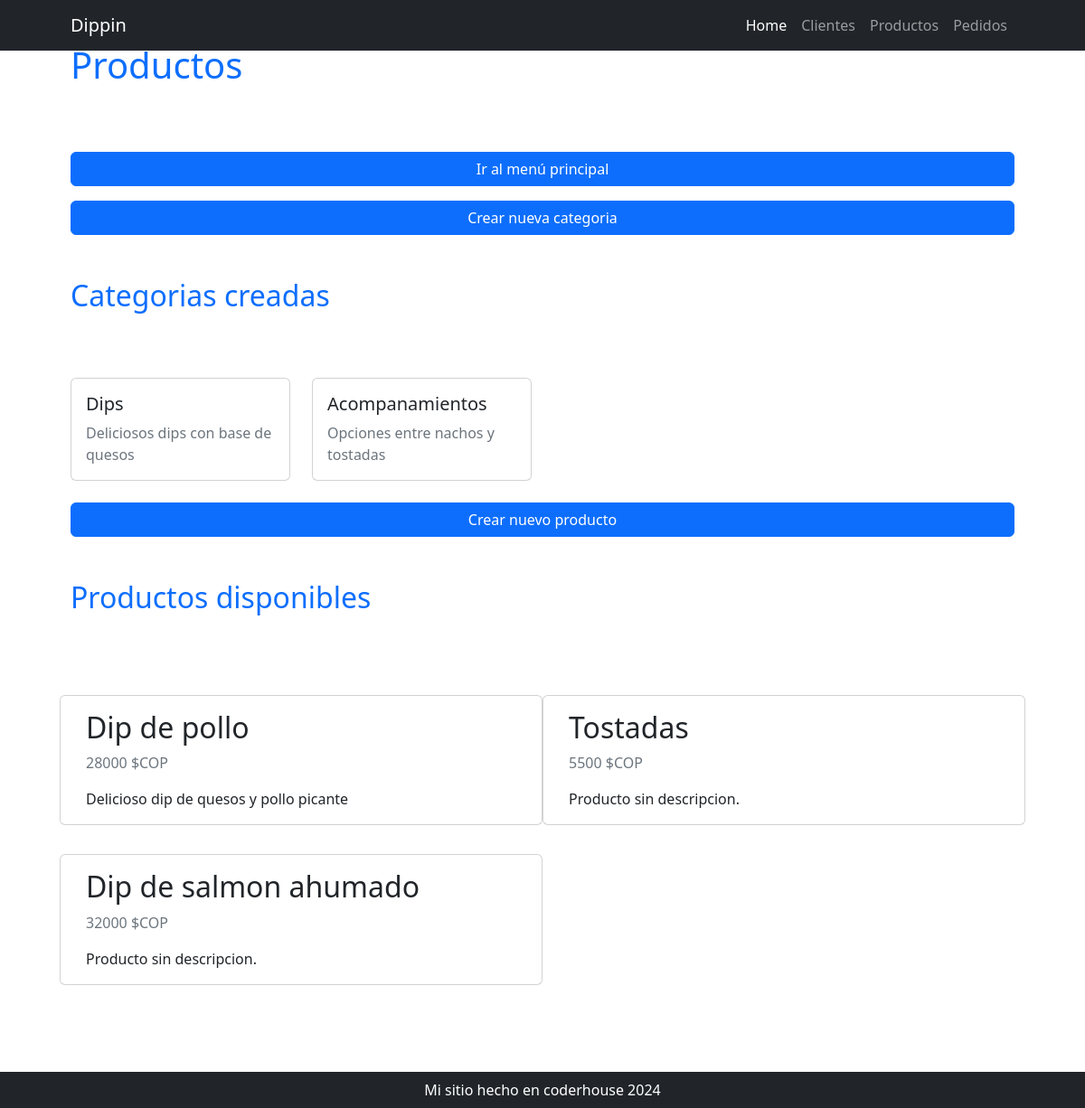
Page /producto/home/ on the earlier database version.
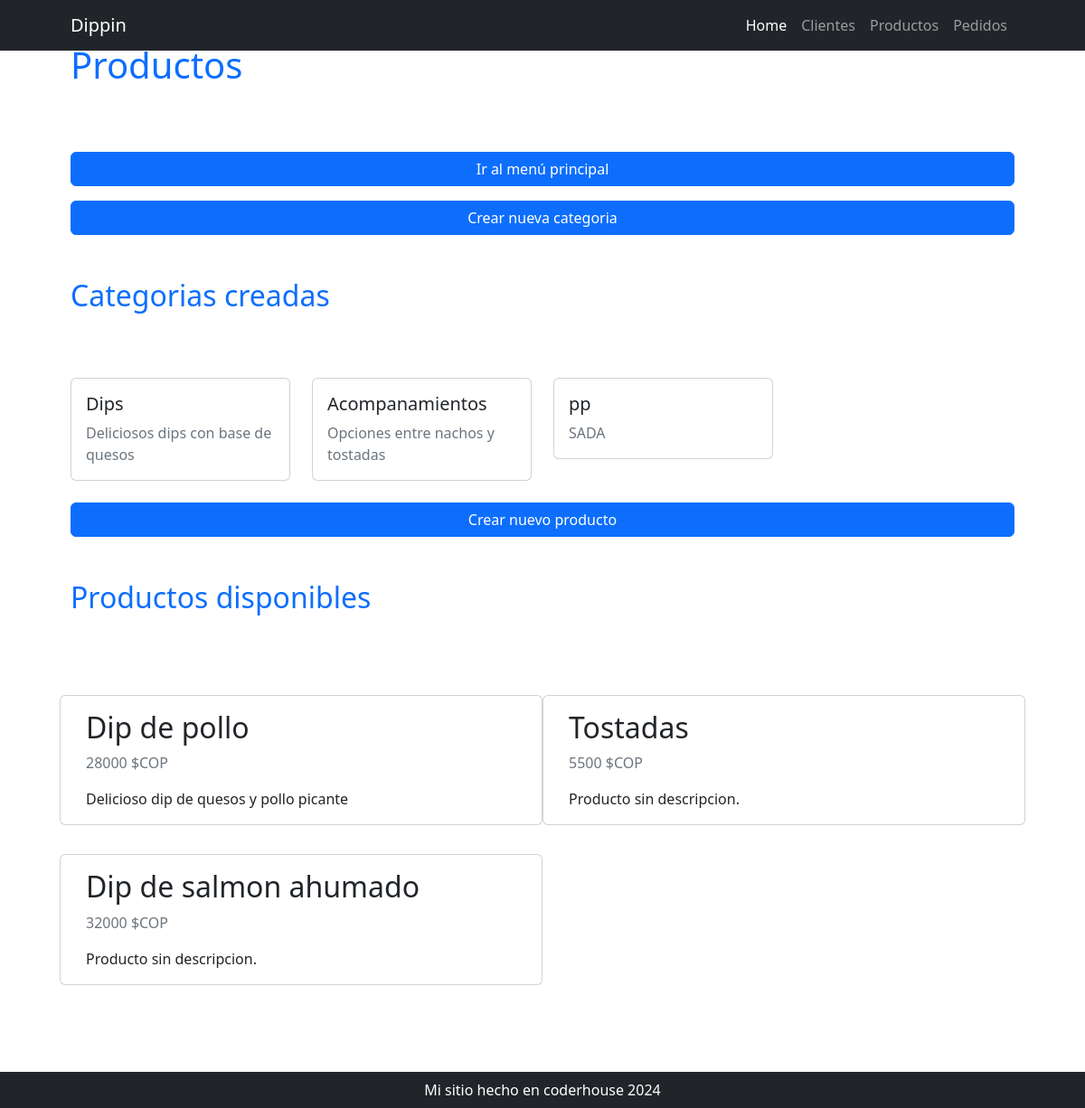
Same page on the later database version.
### producto/models.py (models this page shows, shortened)
class ProductoCategoria(models.Model):
    nombre = models.CharField(max_length=200, unique=True)
    descripcion = models.CharField(max_length=250, null=True, blank = True, verbose_name="descripcion")
    class Meta:
        verbose_name="categoria de productos"
        verbose_name_plural="categorias de productos"

class Producto(models.Model):
    nombre = models.CharField(max_length=200, unique=True)
    descripcion = models.CharField(max_length=250, null=True, blank = True, verbose_name="descripcion")
    precio = models.PositiveIntegerField()
    class Meta:
        verbose_name="producto"
        verbose_name_plural="productos"

### producto/views.py (the view)
# urls.py: path("home/", views.home, name="home"),
def home(request):
    consulta_categorias = models.ProductoCategoria.objects.all()
    consulta_productos = models.Producto.objects.all()
    context = {"categorias":consulta_categorias, "productos":consulta_productos}
    return render(request, "producto/index.html", context)

### producto/templates/producto/index.html
{% extends 'core/base.html' %}
{% block titulo %}
{% include 'core/components/titulo1.html' with titulo="Productos" %}
{% endblock titulo %}
{% block contenido %}
<div class="d-flex flex-column">
    <a href="{% url 'core:home' %}" class="btn btn-primary mb-3">Ir al menú principal</a>
    <a href="{% url 'producto:categoria_create' %}" class="btn btn-primary">Crear nueva categoria</a>
</div>
<div class="row align-items-center my-5">
    <h1 class="pb-lg-3 text-primary fs-2">
        Categorias creadas
    </h1>
</div>
<div class="row row-cols-1 row-cols-md-2 row-cols-lg-4">
    {% for categoria in categorias %}
        <div class="col mb-4">
            <div class="card">
                <div class="card-body">
                    <h5 class="card-title">{{ categoria.nombre }}</h5>
                    <p class="card-text text-muted">{{ categoria.descripcion}}</p>
                </div>
            </div>
        </div>
    {% endfor %}
</div>
<div class="d-flex flex-column">
    <a href="{% url 'producto:producto_create' %}" class="btn btn-primary">Crear nuevo producto</a>
</div>
<div class="row align-items-center my-5">
    <h1 class="pb-lg-3 text-primary fs-2">
        Productos disponibles
    </h1>
</div>
<div class="row row-cols-1 row-cols-md-2">
    {% for producto in productos %}
        <div class="card my-3">
            <div class="card-body">
                <h2 class="card-title">{{ producto.nombre }}</h2>
                <p class="card-text text-muted">{{ producto.precio }} $COP</p>
                {% if producto.descripcion %}
                    <p class="card-text">{{ producto.descripcion }}</p>
                {% else %}
                    <p class="card-text">Producto sin descripcion.</p>
                {% endif %}
            </div>
        </div>
    {% endfor %}
</div>
<div class="row align-items-center my-5">
    <h1 class="pb-lg-3 text-primary fs-2">
    </h1>
</div>
{% endblock contenido %}

Differences in the rows shown:
added ProductoCategoria: nombre "pp", descripcion "SADA"
